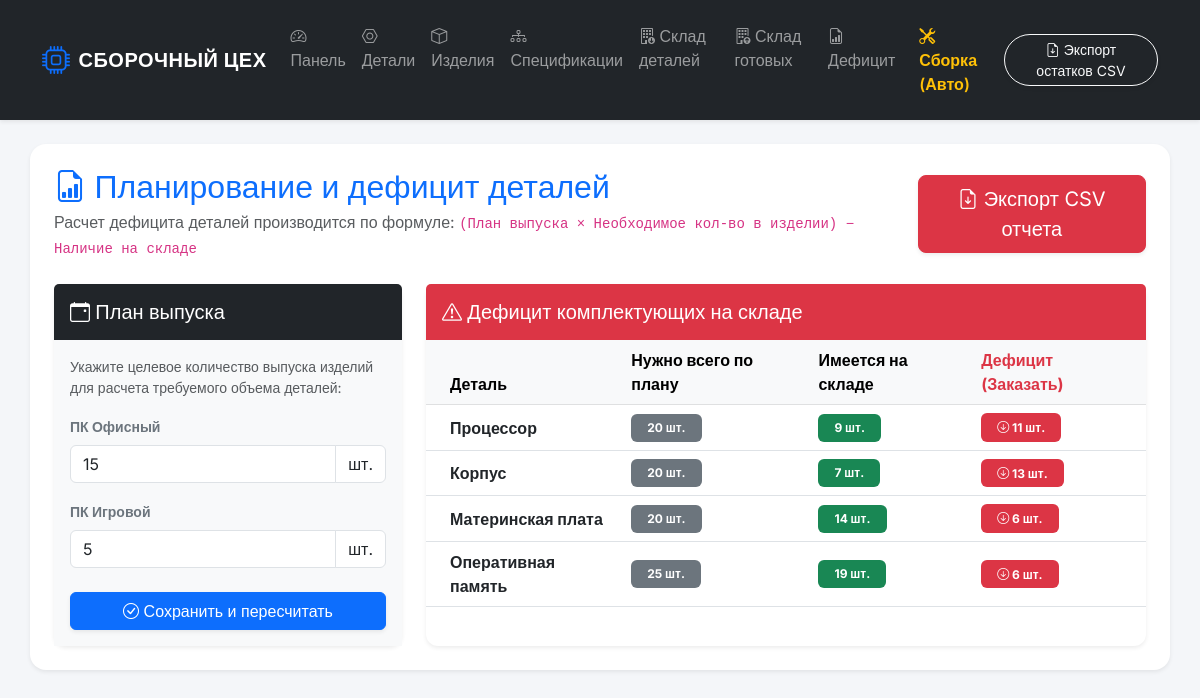
Page /reports on the committed database.
### tables this page shows
CREATE TABLE product_type (
        id_product_type INTEGER PRIMARY KEY AUTOINCREMENT,
        name TEXT NOT NULL,
        description TEXT
    );

CREATE TABLE part (
        id_part INTEGER PRIMARY KEY AUTOINCREMENT,
        name TEXT NOT NULL,
        article TEXT NOT NULL
    );

### app.py (the view)
@app.route('/reports', methods=['GET'])
def reports():
    conn = get_db_connection()
    plans = conn.execute('''
        SELECT pt.id_product_type, pt.name, COALESCE(pp.target_quantity, 0) as target_quantity
        FROM product_type pt
        LEFT JOIN production_plan pp ON pt.id_product_type = pp.product_type_id
    ''').fetchall()
    parts = conn.execute('SELECT * FROM part').fetchall()
    missing_data = []
    for part in parts:
        part_id = part['id_part']
        needed_row = conn.execute('''
            SELECT SUM(COALESCE(pp.target_quantity, 0) * pc.quantity) as total_needed
            FROM product_composition pc
            JOIN production_plan pp ON pc.product_type_id = pp.product_type_id
            WHERE pc.part_id = ?
        ''', (part_id,)).fetchone()
        total_needed = needed_row['total_needed'] if needed_row['total_needed'] else 0
        stock_row = conn.execute('SELECT SUM(quantity_stored) as total FROM part_warehouse_cell WHERE part_id = ?', (part_id,)).fetchone()
        in_stock = stock_row['total'] if stock_row['total'] else 0
        if total_needed > in_stock:
            missing_data.append({
                'part_name': part['name'],
                'total_needed': total_needed,
                'in_stock': in_stock,
                'to_order': total_needed - in_stock
            })
    conn.close()
    return render_template('reports.html', plans=plans, missing_data=missing_data)

### app.py (called while the page is built)
def get_db_connection():
    conn = sqlite3.connect('database.db')
    conn.row_factory = sqlite3.Row
    return conn

### templates/reports.html (shortened to what this page needs)
{% extends 'base.html' %}
{% block content %}
<div class="row mb-4">
    <div class="col-12">
        <div class="d-flex justify-content-between align-items-center">
            <div>
                <h2 class="mb-1 text-primary"><i class="bi bi-file-earmark-bar-graph"></i> Планирование и дефицит деталей</h2>
                <p class="text-muted mb-0">Расчет дефицита деталей производится по формуле: <code>(План выпуска × Необходимое кол-во в изделии) − Наличие на складе</code></p>
            </div>
            {% if missing_data %}
            <a href="/export_csv" class="btn btn-danger btn-lg shadow-sm"><i class="bi bi-file-earmark-arrow-down"></i> Экспорт CSV отчета</a>
            {% endif %}
        </div>
    </div>
</div>
<div class="row g-4">
    <div class="col-md-4">
        <div class="card border-0 shadow-sm h-100">
            <div class="card-header bg-dark text-white border-0 py-3 d-flex align-items-center">
                <h5 class="mb-0"><i class="bi bi-calendar-event"></i> План выпуска</h5>
            </div>
            <div class="card-body bg-light">
                <p class="text-muted small">Укажите целевое количество выпуска изделий для расчета требуемого объема деталей:</p>
                <form action="/update_plan" method="POST">
                    {% for plan in plans %}
                    <div class="mb-3">
                        <label class="form-label fw-bold text-secondary small">{{ plan.name }}</label>
                        <div class="input-group">
                            <input type="number" name="plan_{{ plan.id_product_type }}" class="form-control" value="{{ plan.target_quantity }}" min="0" required>
                            <span class="input-group-text bg-white">шт.</span>
                        </div>
                    </div>
                    {% endfor %}
                    <button type="submit" class="btn btn-primary w-100 mt-2 shadow-sm"><i class="bi bi-check-circle"></i> Сохранить и пересчитать</button>
                </form>
            </div>
        </div>
    </div>
    <div class="col-md-8">
        <div class="card border-0 shadow-sm h-100">
            <div class="card-header bg-danger text-white border-0 py-3">
                <h5 class="mb-0"><i class="bi bi-exclamation-triangle"></i> Дефицит комплектующих на складе</h5>
            </div>
            <div class="card-body p-0">
                <div class="table-responsive">
                    <table class="table table-hover align-middle mb-0">
                        <thead class="table-light text-secondary">
                            <tr>
                                <th class="ps-4">Деталь</th>
                                <th>Нужно всего по плану</th>
                                <th>Имеется на складе</th>
                                <th class="text-danger">Дефицит (Заказать)</th>
                            </tr>
                        </thead>
                        <tbody>
                            {% for row in missing_data %}
                            <tr class="table-danger-subtle">
                                <td class="ps-4 fw-bold text-dark">{{ row['part_name'] }}</td>
                                <td><span class="badge bg-secondary py-2 px-3">{{ row['total_needed'] }} шт.</span></td>
                                <td><span class="badge bg-success py-2 px-3">{{ row['in_stock'] }} шт.</span></td>
                                <td><span class="badge bg-danger py-2 px-3 fw-bold text-white"><i class="bi bi-arrow-down-circle"></i> {{ row['to_order'] }} шт.</span></td>
                            </tr>
                            {% endfor %}
                        </tbody>
                    </table>
                </div>
            </div>
        </div>
    </div>
</div>
{% endblock %}

### templates/base.html (style rules this page uses)
body { font-family: 'Inter', sans-serif; background-color: #f4f6f9; }
.card { border-radius: 12px; }

### rows in the picture
product_type: name "ПК Офисный", target_quantity "15"
product_type: name "ПК Игровой", target_quantity "5"
part: part_name "Процессор", total_needed "20", in_stock "9", to_order "11"
part: part_name "Корпус", total_needed "20", in_stock "7", to_order "13"
part: part_name "Материнская плата", total_needed "20", in_stock "14", to_order "6"
part: part_name "Оперативная память", total_needed "25", in_stock "19", to_order "6"
